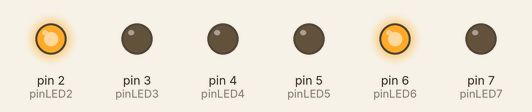
This sketch was run on a simulated Arduino Uno, built with avr-gcc and run on an emulated ATmega328P. Parts: output pins drawn as LEDs (lit = HIGH).

Above: at 5.0 s.
At 11.5 s:
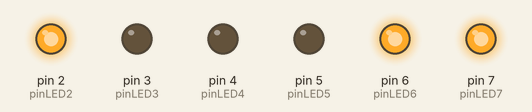
At 18.0 s:
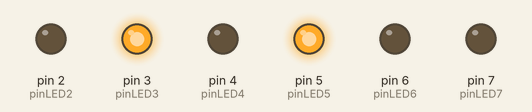
At 24.5 s:
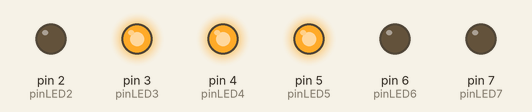
Timing chart, 0 to 33.8 s (numbered marks = the images above):
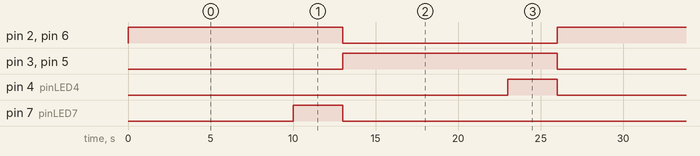

The sketch:

TraficLigth.ino
```cpp
int pinLED2 = 2;
int pinLED3 = 3;
int pinLED4 = 4;
int pinLED5 = 5;
int pinLED6 = 6;
int pinLED7 = 7;

void setup() {
  // put your setup code here, to run once:
  pinMode(pinLED2,OUTPUT);
  pinMode(pinLED3,OUTPUT);
  pinMode(pinLED4,OUTPUT);
  pinMode(pinLED5,OUTPUT);
  pinMode(pinLED6,OUTPUT);
  pinMode(pinLED7,OUTPUT);
}

void loop() {
  // put your main code here, to run repeatedly:
  digitalWrite(pinLED2,HIGH); //Red first Road
  digitalWrite(pinLED6,HIGH);//Green Second Road
  digitalWrite(pinLED7,LOW);//Orange Second Road
  digitalWrite(pinLED3,LOW);// Green first Road
  digitalWrite(pinLED5,LOW);//Orange Second Road
  digitalWrite(pinLED4,LOW);//Orange first Road
  delay(10000);

  digitalWrite(pinLED2,HIGH); //Red first Road
  digitalWrite(pinLED6,HIGH);//Green Second Road
  digitalWrite(pinLED7,HIGH);//Orange Second Road
  digitalWrite(pinLED3,LOW);// Green first Road
  digitalWrite(pinLED5,LOW);//Orange Second Road
  digitalWrite(pinLED4,LOW);//Orange first Road
  delay(3000);

  digitalWrite(pinLED2,LOW); //Red first Road
  digitalWrite(pinLED6,LOW);//Green Second Road
  digitalWrite(pinLED7,LOW);//Orange Second Road
  digitalWrite(pinLED3,HIGH);// Green first Road
  digitalWrite(pinLED5,HIGH);//Orange Second Road
  digitalWrite(pinLED4,LOW);//Orange first Road
   delay(10000);

  digitalWrite(pinLED2,LOW); //Red first Road
  digitalWrite(pinLED6,LOW);//Green Second Road
  digitalWrite(pinLED7,LOW);//Orange Second Road
  digitalWrite(pinLED3,HIGH);// Green first Road
  digitalWrite(pinLED5,HIGH);//Orange Second Road
  digitalWrite(pinLED4,HIGH);//Orange first Road
  delay(3000);
}
```

Measured:
- by itself, pin 2 (pinLED2), pin 3 (pinLED3), pin 5 (pinLED5), pin 6 (pinLED6): alternates HIGH for 13.0 s and LOW for 13.0 s
- by itself, pin 4 (pinLED4), pin 7 (pinLED7): alternates HIGH for 3.0 s and LOW for 23.0 s
- by itself, everything shown: repeats every 26.0 s, in 4 steps
